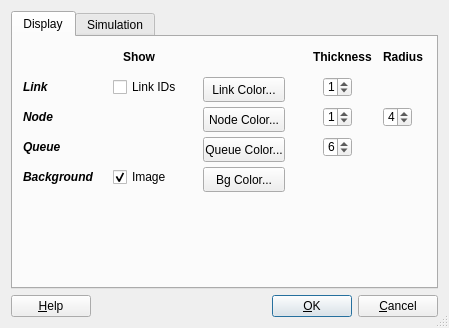
<ui version="4.0" >
 <class>ParametersDialog</class>
 <widget class="QDialog" name="ParametersDialog" >
  <property name="geometry" >
   <rect>
    <x>0</x>
    <y>0</y>
    <width>449</width>
    <height>328</height>
   </rect>
  </property>
  <property name="windowTitle" >
   <string>Parameters</string>
  </property>
  <property name="windowIcon" >
   <iconset resource="canvas_qt4.qrc" >:/images/icon-tool.png</iconset>
  </property>
  <property name="sizeGripEnabled" >
   <bool>true</bool>
  </property>
  <layout class="QVBoxLayout" >
   <property name="spacing" >
    <number>6</number>
   </property>
   <property name="leftMargin" >
    <number>11</number>
   </property>
   <property name="topMargin" >
    <number>11</number>
   </property>
   <property name="rightMargin" >
    <number>11</number>
   </property>
   <property name="bottomMargin" >
    <number>11</number>
   </property>
   <item>
    <widget class="QTabWidget" name="tabWidget" >
     <property name="enabled" >
      <bool>true</bool>
     </property>
     <property name="currentIndex" >
      <number>0</number>
     </property>
     <widget class="QWidget" name="Widget8" >
      <attribute name="title" >
       <string>Display</string>
      </attribute>
      <widget class="QLabel" name="textLabel3" >
       <property name="geometry" >
        <rect>
         <x>300</x>
         <y>10</y>
         <width>66</width>
         <height>20</height>
        </rect>
       </property>
       <property name="text" >
        <string>&lt;b>Thickness&lt;/b></string>
       </property>
       <property name="wordWrap" >
        <bool>false</bool>
       </property>
      </widget>
      <widget class="QLabel" name="textLabel3_2" >
       <property name="geometry" >
        <rect>
         <x>370</x>
         <y>10</y>
         <width>66</width>
         <height>20</height>
        </rect>
       </property>
       <property name="text" >
        <string>&lt;b>Radius&lt;/b></string>
       </property>
       <property name="wordWrap" >
        <bool>false</bool>
       </property>
      </widget>
      <widget class="QLabel" name="textLabel1_3" >
       <property name="geometry" >
        <rect>
         <x>10</x>
         <y>70</y>
         <width>61</width>
         <height>20</height>
        </rect>
       </property>
       <property name="text" >
        <string>&lt;b>&lt;i>Node&lt;/i>&lt;/b></string>
       </property>
       <property name="wordWrap" >
        <bool>false</bool>
       </property>
      </widget>
      <widget class="QLabel" name="textLabel1_3_2" >
       <property name="geometry" >
        <rect>
         <x>10</x>
         <y>100</y>
         <width>61</width>
         <height>20</height>
        </rect>
       </property>
       <property name="text" >
        <string>&lt;b>&lt;i>Queue&lt;/i>&lt;/b></string>
       </property>
       <property name="wordWrap" >
        <bool>false</bool>
       </property>
      </widget>
      <widget class="QLabel" name="textLabel1_2" >
       <property name="geometry" >
        <rect>
         <x>10</x>
         <y>40</y>
         <width>61</width>
         <height>20</height>
        </rect>
       </property>
       <property name="text" >
        <string>&lt;i>&lt;b>Link&lt;/b>&lt;/i></string>
       </property>
       <property name="wordWrap" >
        <bool>false</bool>
       </property>
      </widget>
      <widget class="QLabel" name="textLabel1" >
       <property name="geometry" >
        <rect>
         <x>110</x>
         <y>10</y>
         <width>61</width>
         <height>20</height>
        </rect>
       </property>
       <property name="text" >
        <string>&lt;b>Show&lt;/b></string>
       </property>
       <property name="wordWrap" >
        <bool>false</bool>
       </property>
      </widget>
      <widget class="QLabel" name="textLabel1_3_2_2" >
       <property name="geometry" >
        <rect>
         <x>10</x>
         <y>130</y>
         <width>76</width>
         <height>20</height>
        </rect>
       </property>
       <property name="text" >
        <string>&lt;b>&lt;i>Background&lt;/i>&lt;/b></string>
       </property>
       <property name="wordWrap" >
        <bool>false</bool>
       </property>
      </widget>
      <widget class="QPushButton" name="NodeColorButton" >
       <property name="geometry" >
        <rect>
         <x>190</x>
         <y>70</y>
         <width>82</width>
         <height>25</height>
        </rect>
       </property>
       <property name="text" >
        <string>Node Color...</string>
       </property>
      </widget>
      <widget class="QPushButton" name="QueueColorButton" >
       <property name="geometry" >
        <rect>
         <x>190</x>
         <y>100</y>
         <width>82</width>
         <height>25</height>
        </rect>
       </property>
       <property name="text" >
        <string>Queue Color...</string>
       </property>
      </widget>
      <widget class="QCheckBox" name="ShowBgImage" >
       <property name="geometry" >
        <rect>
         <x>100</x>
         <y>130</y>
         <width>79</width>
         <height>20</height>
        </rect>
       </property>
       <property name="text" >
        <string>Image</string>
       </property>
       <property name="checked" >
        <bool>true</bool>
       </property>
      </widget>
      <widget class="QCheckBox" name="LinkIds" >
       <property name="geometry" >
        <rect>
         <x>100</x>
         <y>40</y>
         <width>79</width>
         <height>20</height>
        </rect>
       </property>
       <property name="text" >
        <string>Link IDs</string>
       </property>
      </widget>
      <widget class="QPushButton" name="BgColorButton" >
       <property name="geometry" >
        <rect>
         <x>190</x>
         <y>130</y>
         <width>82</width>
         <height>25</height>
        </rect>
       </property>
       <property name="text" >
        <string>Bg Color...</string>
       </property>
      </widget>
      <widget class="QPushButton" name="LinkColorButton" >
       <property name="geometry" >
        <rect>
         <x>190</x>
         <y>40</y>
         <width>82</width>
         <height>25</height>
        </rect>
       </property>
       <property name="text" >
        <string>Link Color...</string>
       </property>
      </widget>
      <widget class="QSpinBox" name="NodeThickness" >
       <property name="geometry" >
        <rect>
         <x>310</x>
         <y>70</y>
         <width>29</width>
         <height>20</height>
        </rect>
       </property>
       <property name="value" >
        <number>1</number>
       </property>
      </widget>
      <widget class="QSpinBox" name="NodeRadius" >
       <property name="geometry" >
        <rect>
         <x>370</x>
         <y>70</y>
         <width>29</width>
         <height>20</height>
        </rect>
       </property>
       <property name="minimum" >
        <number>1</number>
       </property>
       <property name="value" >
        <number>4</number>
       </property>
      </widget>
      <widget class="QSpinBox" name="LinkThickness" >
       <property name="geometry" >
        <rect>
         <x>310</x>
         <y>40</y>
         <width>29</width>
         <height>20</height>
        </rect>
       </property>
       <property name="value" >
        <number>1</number>
       </property>
      </widget>
      <widget class="QSpinBox" name="QueueThickness" >
       <property name="geometry" >
        <rect>
         <x>310</x>
         <y>100</y>
         <width>29</width>
         <height>20</height>
        </rect>
       </property>
       <property name="value" >
        <number>6</number>
       </property>
      </widget>
     </widget>
     <widget class="QWidget" name="tab" >
      <attribute name="title" >
       <string>Simulation</string>
      </attribute>
      <widget class="QLabel" name="TextLabel2" >
       <property name="geometry" >
        <rect>
         <x>10</x>
         <y>30</y>
         <width>71</width>
         <height>20</height>
        </rect>
       </property>
       <property name="text" >
        <string>Refresh rate:</string>
       </property>
       <property name="wordWrap" >
        <bool>false</bool>
       </property>
      </widget>
      <widget class="QSpinBox" name="refreshrate" >
       <property name="geometry" >
        <rect>
         <x>90</x>
         <y>30</y>
         <width>80</width>
         <height>25</height>
        </rect>
       </property>
       <property name="focusPolicy" >
        <enum>Qt::ClickFocus</enum>
       </property>
       <property name="maximum" >
        <number>5000</number>
       </property>
       <property name="value" >
        <number>100</number>
       </property>
      </widget>
      <widget class="QLabel" name="TextLabel4" >
       <property name="geometry" >
        <rect>
         <x>390</x>
         <y>30</y>
         <width>24</width>
         <height>22</height>
        </rect>
       </property>
       <property name="text" >
        <string>%</string>
       </property>
       <property name="wordWrap" >
        <bool>false</bool>
       </property>
      </widget>
      <widget class="QLabel" name="TextLabel5" >
       <property name="geometry" >
        <rect>
         <x>180</x>
         <y>80</y>
         <width>24</width>
         <height>22</height>
        </rect>
       </property>
       <property name="text" >
        <string>%</string>
       </property>
       <property name="wordWrap" >
        <bool>false</bool>
       </property>
      </widget>
      <widget class="QLabel" name="TextLabel3" >
       <property name="geometry" >
        <rect>
         <x>180</x>
         <y>30</y>
         <width>24</width>
         <height>22</height>
        </rect>
       </property>
       <property name="text" >
        <string>ms</string>
       </property>
       <property name="wordWrap" >
        <bool>false</bool>
       </property>
      </widget>
      <widget class="QLabel" name="TextLabel6" >
       <property name="geometry" >
        <rect>
         <x>390</x>
         <y>80</y>
         <width>24</width>
         <height>22</height>
        </rect>
       </property>
       <property name="text" >
        <string>px</string>
       </property>
       <property name="wordWrap" >
        <bool>false</bool>
       </property>
      </widget>
      <widget class="QSpinBox" name="simspeed" >
       <property name="geometry" >
        <rect>
         <x>90</x>
         <y>130</y>
         <width>80</width>
         <height>25</height>
        </rect>
       </property>
       <property name="focusPolicy" >
        <enum>Qt::ClickFocus</enum>
       </property>
       <property name="toolTip" >
        <string>100% is 1:1</string>
       </property>
       <property name="whatsThis" >
        <string>Updatefactor determines how much time is reserved for simulation and how much for updating the screen. 100% means fastest simulation. 99% is already much slower, but the GUI responds much nicer.</string>
       </property>
       <property name="minimum" >
        <number>0</number>
       </property>
       <property name="maximum" >
        <number>2000</number>
       </property>
       <property name="singleStep" >
        <number>10</number>
       </property>
       <property name="value" >
        <number>100</number>
       </property>
      </widget>
      <widget class="QLabel" name="TextLabel7" >
       <property name="geometry" >
        <rect>
         <x>180</x>
         <y>130</y>
         <width>24</width>
         <height>22</height>
        </rect>
       </property>
       <property name="text" >
        <string>%</string>
       </property>
       <property name="wordWrap" >
        <bool>false</bool>
       </property>
      </widget>
      <widget class="QLabel" name="TextLabel11" >
       <property name="geometry" >
        <rect>
         <x>10</x>
         <y>130</y>
         <width>61</width>
         <height>20</height>
        </rect>
       </property>
       <property name="text" >
        <string>Sim speeds:</string>
       </property>
       <property name="wordWrap" >
        <bool>false</bool>
       </property>
      </widget>
      <widget class="QLabel" name="TextLabel10" >
       <property name="geometry" >
        <rect>
         <x>230</x>
         <y>80</y>
         <width>61</width>
         <height>20</height>
        </rect>
       </property>
       <property name="text" >
        <string>Pan factor:</string>
       </property>
       <property name="wordWrap" >
        <bool>false</bool>
       </property>
      </widget>
      <widget class="QLabel" name="TextLabel8" >
       <property name="geometry" >
        <rect>
         <x>220</x>
         <y>30</y>
         <width>81</width>
         <height>20</height>
        </rect>
       </property>
       <property name="text" >
        <string>Update factor:</string>
       </property>
       <property name="wordWrap" >
        <bool>false</bool>
       </property>
      </widget>
      <widget class="QSpinBox" name="updatefactor" >
       <property name="geometry" >
        <rect>
         <x>300</x>
         <y>30</y>
         <width>80</width>
         <height>25</height>
        </rect>
       </property>
       <property name="focusPolicy" >
        <enum>Qt::ClickFocus</enum>
       </property>
       <property name="toolTip" >
        <string>100% is max speed</string>
       </property>
       <property name="whatsThis" >
        <string>Updatefactor determines how much time is reserved for simulation and how much for updating the screen. 100% means fastest simulation. 99% is already much slower, but the GUI responds much nicer.</string>
       </property>
       <property name="minimum" >
        <number>1</number>
       </property>
       <property name="maximum" >
        <number>100</number>
       </property>
       <property name="singleStep" >
        <number>1</number>
       </property>
       <property name="value" >
        <number>100</number>
       </property>
      </widget>
      <widget class="QLabel" name="TextLabel9" >
       <property name="geometry" >
        <rect>
         <x>10</x>
         <y>80</y>
         <width>71</width>
         <height>20</height>
        </rect>
       </property>
       <property name="text" >
        <string>Zoom factor:</string>
       </property>
       <property name="wordWrap" >
        <bool>false</bool>
       </property>
      </widget>
      <widget class="QSpinBox" name="zoomfactor" >
       <property name="geometry" >
        <rect>
         <x>90</x>
         <y>80</y>
         <width>80</width>
         <height>25</height>
        </rect>
       </property>
       <property name="focusPolicy" >
        <enum>Qt::ClickFocus</enum>
       </property>
       <property name="toolTip" >
        <string>100% is 1:1</string>
       </property>
       <property name="whatsThis" >
        <string>Updatefactor determines how much time is reserved for simulation and how much for updating the screen. 100% means fastest simulation. 99% is already much slower, but the GUI responds much nicer.</string>
       </property>
       <property name="minimum" >
        <number>1</number>
       </property>
       <property name="maximum" >
        <number>200</number>
       </property>
       <property name="singleStep" >
        <number>1</number>
       </property>
       <property name="value" >
        <number>150</number>
       </property>
      </widget>
      <widget class="QSpinBox" name="panfactor" >
       <property name="geometry" >
        <rect>
         <x>300</x>
         <y>80</y>
         <width>80</width>
         <height>25</height>
        </rect>
       </property>
       <property name="focusPolicy" >
        <enum>Qt::ClickFocus</enum>
       </property>
       <property name="toolTip" >
        <string/>
       </property>
       <property name="whatsThis" >
        <string/>
       </property>
       <property name="minimum" >
        <number>1</number>
       </property>
       <property name="maximum" >
        <number>200</number>
       </property>
       <property name="singleStep" >
        <number>10</number>
       </property>
       <property name="value" >
        <number>20</number>
       </property>
      </widget>
     </widget>
    </widget>
   </item>
   <item>
    <layout class="QHBoxLayout" >
     <property name="spacing" >
      <number>6</number>
     </property>
     <property name="leftMargin" >
      <number>0</number>
     </property>
     <property name="topMargin" >
      <number>0</number>
     </property>
     <property name="rightMargin" >
      <number>0</number>
     </property>
     <property name="bottomMargin" >
      <number>0</number>
     </property>
     <item>
      <widget class="QPushButton" name="buttonHelp" >
       <property name="text" >
        <string>&amp;Help</string>
       </property>
       <property name="shortcut" >
        <string>F1</string>
       </property>
       <property name="autoDefault" >
        <bool>true</bool>
       </property>
      </widget>
     </item>
     <item>
      <spacer>
       <property name="orientation" >
        <enum>Qt::Horizontal</enum>
       </property>
       <property name="sizeType" >
        <enum>QSizePolicy::Expanding</enum>
       </property>
       <property name="sizeHint" >
        <size>
         <width>20</width>
         <height>20</height>
        </size>
       </property>
      </spacer>
     </item>
     <item>
      <widget class="QPushButton" name="buttonOk" >
       <property name="text" >
        <string>&amp;OK</string>
       </property>
       <property name="shortcut" >
        <string/>
       </property>
       <property name="autoDefault" >
        <bool>true</bool>
       </property>
       <property name="default" >
        <bool>true</bool>
       </property>
      </widget>
     </item>
     <item>
      <widget class="QPushButton" name="buttonCancel" >
       <property name="text" >
        <string>&amp;Cancel</string>
       </property>
       <property name="shortcut" >
        <string/>
       </property>
       <property name="autoDefault" >
        <bool>true</bool>
       </property>
      </widget>
     </item>
    </layout>
   </item>
  </layout>
 </widget>
 <layoutdefault spacing="6" margin="11" />
 <pixmapfunction></pixmapfunction>
 <includes>
  <include location="global" >qcolordialog.h</include>
  <include location="global" >qmatrix.h</include>
 </includes>
 <resources>
  <include location="canvas_qt4.qrc" />
 </resources>
 <connections>
  <connection>
   <sender>buttonOk</sender>
   <signal>clicked()</signal>
   <receiver>ParametersDialog</receiver>
   <slot>accept()</slot>
   <hints>
    <hint type="sourcelabel" >
     <x>293</x>
     <y>291</y>
    </hint>
    <hint type="destinationlabel" >
     <x>20</x>
     <y>20</y>
    </hint>
   </hints>
  </connection>
  <connection>
   <sender>buttonCancel</sender>
   <signal>clicked()</signal>
   <receiver>ParametersDialog</receiver>
   <slot>reject()</slot>
   <hints>
    <hint type="sourcelabel" >
     <x>376</x>
     <y>291</y>
    </hint>
    <hint type="destinationlabel" >
     <x>20</x>
     <y>20</y>
    </hint>
   </hints>
  </connection>
  <connection>
   <sender>ShowBgImage</sender>
   <signal>toggled(bool)</signal>
   <receiver>ParametersDialog</receiver>
   <slot>ShowBgImage_toggled(bool)</slot>
   <hints>
    <hint type="sourcelabel" >
     <x>113</x>
     <y>164</y>
    </hint>
    <hint type="destinationlabel" >
     <x>20</x>
     <y>20</y>
    </hint>
   </hints>
  </connection>
 </connections>
</ui>
